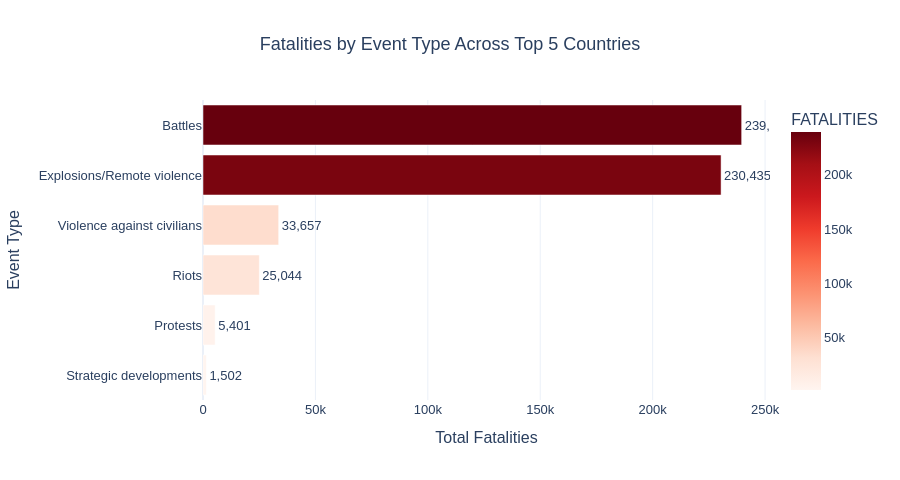

Source (notebook cell):
### Markdown cell above
## 3. Analysis of Fatalities by Event Type

This analysis examines the contribution of different event categories to total conflict-related fatalities across the selected five countries.

Fatalities are aggregated according to the main event categories, allowing us to identify which types of conflict events have the greatest human impact.

A horizontal bar chart is used to rank event categories by their total fatalities.

**Objective:**
- Identify the event categories responsible for the highest fatalities.
- Compare the severity of different event categories.
- Understand which types of conflict events contribute most to the overall human impact.

### Code cell
event_fatalities = (
    top5_df.groupby("EVENT_TYPE", as_index=False)
    ["FATALITIES"].sum()
    .sort_values("FATALITIES", ascending=True)
)

fig = px.bar(
    event_fatalities,
    x="FATALITIES",
    y="EVENT_TYPE",
    orientation="h",
    text="FATALITIES",
    color="FATALITIES",
    color_continuous_scale="Reds",
    title="Fatalities by Event Type Across Top 5 Countries",
    template="plotly_white"
)

fig.update_traces(
    texttemplate="%{text:,.0f}",
    textposition="outside"
)

fig.update_layout(
    title_x=0.5,
    height=480,
    showlegend=False,
    xaxis_title="Total Fatalities",
    yaxis_title="Event Type",
    font=dict(family="Arial", size=13)
)

fig.show()

### Figure 1 — Plotly figure (JSON) as saved in the notebook; plotly's stock layout.template omitted (floating-point values rounded to 4 significant figures)
{"data": [{"hovertemplate": "FATALITIES=%{marker.color}<br>EVENT_TYPE=%{y}<extra></extra>", "legendgroup": "", "marker": {"color": [1502, 5401, 25044, 33657, 230435, 239585], "coloraxis": "coloraxis", "pattern": {"shape": ""}}, "name": "", "orientation": "h", "showlegend": false, "text": [1502.0, 5401.0, 25040.0, 33660.0, 230400.0, 239600.0], "textposition": "outside", "texttemplate": "%{text:,.0f}", "type": "bar", "x": [1502, 5401, 25044, 33657, 230435, 239585], "xaxis": "x", "y": ["Strategic developments", "Protests", "Riots", "Violence against civilians", "Explosions/Remote violence", "Battles"], "yaxis": "y"}], "layout": {"barmode": "relative", "coloraxis": {"autocolorscale": false, "colorbar": {"title": {"text": "FATALITIES"}}, "colorscale": [[0, "rgb(255,245,240)"], [0.125, "rgb(254,224,210)"], [0.25, "rgb(252,187,161)"], [0.375, "rgb(252,146,114)"], [0.5, "rgb(251,106,74)"], [0.625, "rgb(239,59,44)"], [0.75, "rgb(203,24,29)"], [0.875, "rgb(165,15,21)"], [1, "rgb(103,0,13)"]]}, "font": {"family": "Arial", "size": 13}, "height": 480, "legend": {"tracegroupgap": 0}, "showlegend": false, "title": {"text": "Fatalities by Event Type Across Top 5 Countries", "x": 0.5}, "xaxis": {"anchor": "y", "domain": [0, 1], "title": {"text": "Total Fatalities"}}, "yaxis": {"anchor": "x", "domain": [0, 1], "title": {"text": "Event Type"}}}}
